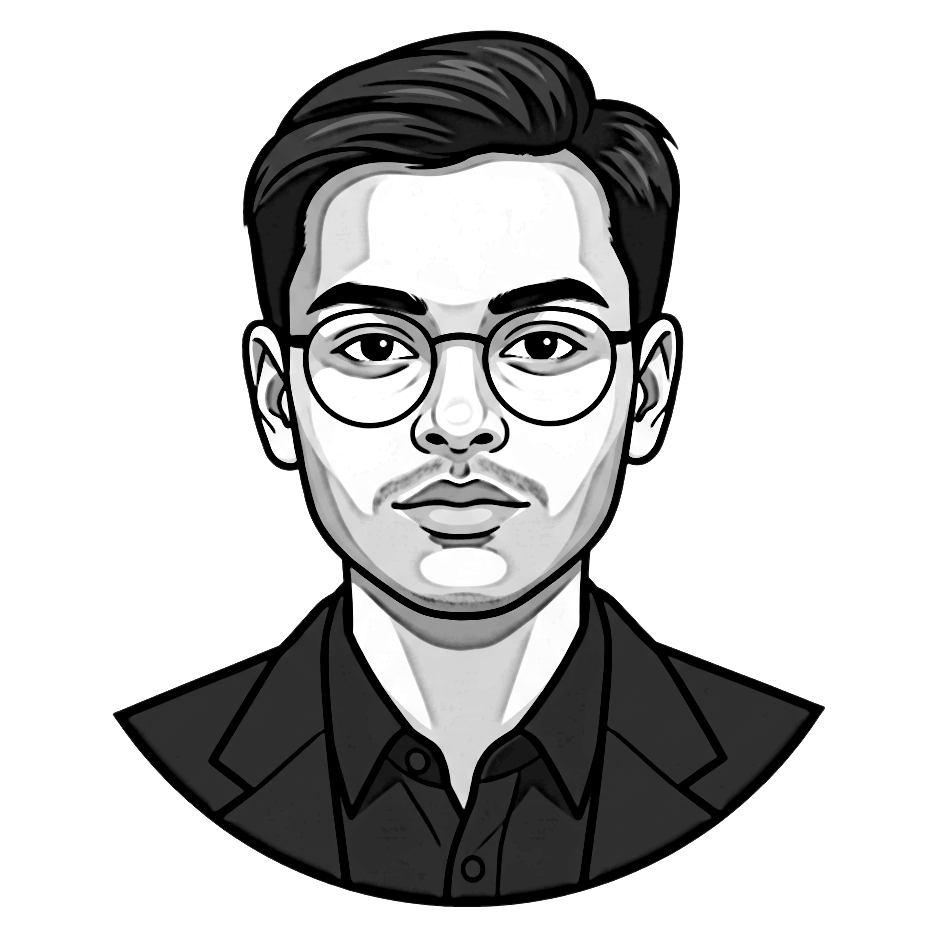
#> input picture source-prepped.png, 937 x 937 px
$ python make_ascii_svg.py
#> lines starting #> are read from the running program, lines starting #| are printed output that depends on the picture
"""
Convert source-prepped.png into a clean, monochrome ASCII-art SVG that "types"
itself in like a terminal, then holds.

Run:
    python scripts/make_ascii_svg.py [input.png] [output.svg]
"""
import html
import os
import sys

from PIL import Image, ImageEnhance, ImageFilter

HERE = os.path.dirname(os.path.abspath(__file__))
SRC = sys.argv[1] if len(sys.argv) > 1 else os.path.join(HERE, "..", "source-prepped.png")
OUT = sys.argv[2] if len(sys.argv) > 2 else os.path.join(HERE, "..", "manas-ascii.svg")

COLS = int(os.environ.get("COLS", 180))
ART_W_TARGET = 800
CELL_W = ART_W_TARGET / COLS
CELL_H = CELL_W * 15 / 8
ROWS = round(COLS * 8 / 15)
RAMP = " .`:-=+*cs#%@"  # bright(sparse) -> dark(dense); leading space clears bg

CONTRAST = 1.08
BRIGHTNESS = 1.0
GAMMA = 1.18
SHARPEN = False
WHITE_FLOOR = 0.80

PAD = 20
TITLEBAR_H = 30
STATUS_H = 30
ART_W = COLS * CELL_W
ART_H = ROWS * CELL_H
CANVAS_W = ART_W + PAD * 2
CANVAS_H = TITLEBAR_H + ART_H + STATUS_H + PAD

BG = "#0d1117"
BG2 = "#111722"
FRAME = "#30363d"
TITLE_TEXT = "#7d8590"
INK = "#c9d1d9"
CURSOR = "#c9d1d9"

ROW_DUR = 5.8 / ROWS
STAGGER = ROW_DUR


def main():
    im = Image.open(SRC).convert("L")
#> im is the input picture: PIL image 937x937 L; min 0, max 255, mean 195.7
    if SHARPEN:
        im = im.filter(ImageFilter.UnsharpMask(radius=2, percent=140, threshold=2))
    im = ImageEnhance.Brightness(im).enhance(BRIGHTNESS)
    im = ImageEnhance.Contrast(im).enhance(CONTRAST)
    im = im.resize((COLS, ROWS), Image.Resampling.LANCZOS)
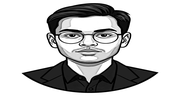
#> im: PIL image 180x96 L; min 0, max 255, mean 193.6
    px = im.load()

    static = bool(os.environ.get("STATIC"))

    rows_txt = []
    for y in range(ROWS):
        chars = []
        for x in range(COLS):
            lum = px[x, y] / 255.0
            lum = pow(lum, GAMMA)
            if lum >= WHITE_FLOOR:
                chars.append(" ")
                continue
            idx = int((1.0 - lum) * (len(RAMP) - 1) + 0.5)
            idx = max(0, min(len(RAMP) - 1, idx))
            chars.append(RAMP[idx])
        rows_txt.append("".join(chars))
#> after the loop, rows_txt = 96 items

    art_top = TITLEBAR_H + PAD * 0.35

    parts = []
    parts.append(
        f'<svg xmlns="http://www.w3.org/2000/svg" width="{CANVAS_W}" height="{CANVAS_H}" '
        f'viewBox="0 0 {CANVAS_W} {CANVAS_H}" font-family="ui-monospace, SFMono-Regular, '
        f'Menlo, Consolas, monospace">'
    )
    parts.append(
        "<defs>"
        f'<linearGradient id="bg" x1="0" y1="0" x2="0" y2="1">'
        f'<stop offset="0" stop-color="{BG2}"/><stop offset="1" stop-color="{BG}"/>'
        "</linearGradient></defs>"
    )

    parts.append(f'<rect width="{CANVAS_W}" height="{CANVAS_H}" rx="12" fill="url(#bg)"/>')
    parts.append(
        f'<rect x="0.5" y="0.5" width="{CANVAS_W - 1}" height="{CANVAS_H - 1}" rx="12" '
        f'fill="none" stroke="{FRAME}" stroke-width="1"/>'
    )

    parts.append(f'<line x1="0" y1="{TITLEBAR_H}" x2="{CANVAS_W}" y2="{TITLEBAR_H}" stroke="{FRAME}"/>')
    for i, dotcol in enumerate(["#ff5f56", "#ffbd2e", "#27c93f"]):
        parts.append(f'<circle cx="{PAD + i * 16}" cy="{TITLEBAR_H / 2}" r="5" fill="{dotcol}"/>')
    parts.append(
        f'<text x="{CANVAS_W / 2}" y="{TITLEBAR_H / 2 + 4}" fill="{TITLE_TEXT}" font-size="12" '
        f'text-anchor="middle">manas@github: ~$ ./portrait.sh</text>'
    )

    font_size = CELL_H * 0.86
    for ry, line in enumerate(rows_txt):
        y = art_top + ry * CELL_H + CELL_H * 0.74
        row_y = art_top + ry * CELL_H
        delay = ry * STAGGER
        safe = html.escape(line)
        text = (
            f'<text xml:space="preserve" x="{PAD}" y="{y:.1f}" fill="{INK}" '
            f'font-size="{font_size:.1f}" textLength="{ART_W}" lengthAdjust="spacing">{safe}</text>'
        )

        if static:
            parts.append(text)
            continue

        parts.append(
            f'<clipPath id="r{ry}"><rect x="{PAD}" y="{row_y:.1f}" height="{CELL_H}" width="0">'
            f'<animate attributeName="width" from="0" to="{ART_W}" begin="{delay:.3f}s" '
            f'dur="{ROW_DUR:.2f}s" fill="freeze"/></rect></clipPath>'
        )
        parts.append(f'<g clip-path="url(#r{ry})">{text}</g>')
        parts.append(
            f'<rect y="{row_y + 1:.1f}" width="{CELL_W}" height="{CELL_H - 2}" fill="{CURSOR}" opacity="0">'
            f'<animate attributeName="x" from="{PAD}" to="{PAD + ART_W}" begin="{delay:.3f}s" '
            f'dur="{ROW_DUR:.2f}s" fill="freeze"/>'
            f'<set attributeName="opacity" to="0.85" begin="{delay:.3f}s"/>'
            f'<set attributeName="opacity" to="0" begin="{delay + ROW_DUR:.3f}s"/></rect>'
        )
#> this loop made 96 passes
#> (y, row_y, delay) on passes 1 to 12: (43.17, 37, 0), (51.5, 45.33, 0.0604), (59.83, 53.67, 0.121), (68.17, 62, 0.181), (76.5, 70.33, 0.242), (84.83, 78.67, 0.302), (93.17, 87, 0.362), (101.5, 95.33, 0.423), (109.8, 103.7, 0.483), (118.2, 112, 0.544), (126.5, 120.3, 0.604), (134.8, 128.7, 0.665)
#> after the loop, parts = 297 items

    status_line_y = TITLEBAR_H + ART_H + PAD * 0.35
    status_y = status_line_y + 19
    parts.append(f'<line x1="0" y1="{status_line_y:.1f}" x2="{CANVAS_W}" y2="{status_line_y:.1f}" stroke="{FRAME}"/>')
    parts.append(
        f'<text x="{PAD}" y="{status_y:.1f}" fill="{TITLE_TEXT}" font-size="13">'
        f'manas@github:~$ whoami <tspan fill="{INK}">Manas Gandhi</tspan></text>'
    )
    status_chars = len("manas@github:~$ whoami Manas Gandhi ")
    parts.append(
        f'<rect x="{PAD + status_chars * 13 * 0.6:.1f}" y="{status_y - 12:.1f}" width="8" height="14" fill="{INK}">'
        f'<animate attributeName="opacity" values="1;1;0;0" keyTimes="0;0.5;0.51;1" '
        f'dur="1s" repeatCount="indefinite"/></rect>'
    )

    parts.append("</svg>")
    svg = "".join(parts)
    with open(OUT, "w", encoding="utf-8") as f:
        f.write(svg)
    print("wrote", OUT, len(svg), "bytes;", CANVAS_W, "x", CANVAS_H)
#| wrote scripts/../manas-ascii.svg 80146 bytes; 840.0 x 880.0


if __name__ == "__main__":
    main()

$ run again, with source-photo.png copied over source-prepped.png
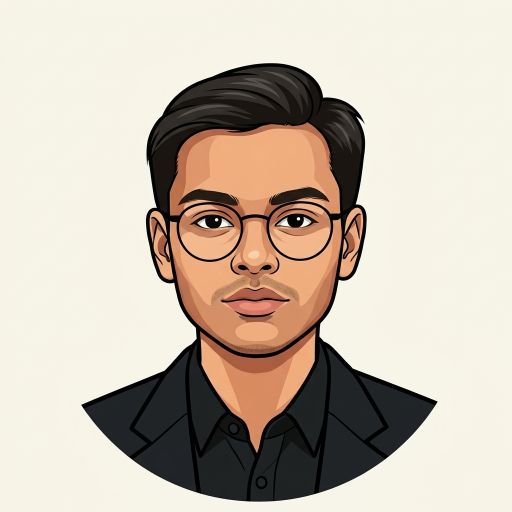
#> input picture source-photo.png, 1024 x 1024 px (shown at 1/2 size)
#> in main, `im = Image.open(SRC).convert("L")`:
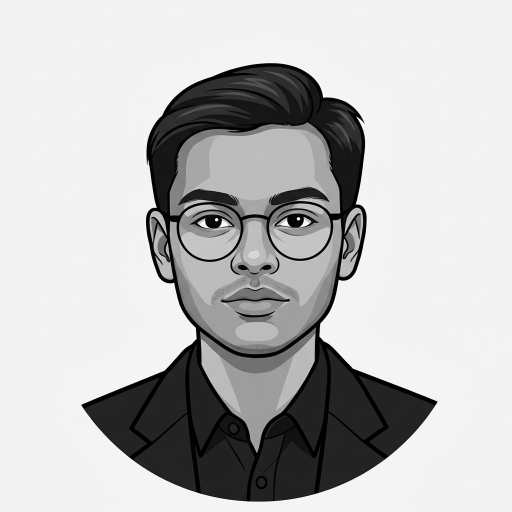
#> im: PIL image 1024x1024 L (shown at 1/2 size); min 0, max 255, mean 189.7
#> in main, `im = im.resize((COLS, ROWS), Image.Resampling.LANCZOS)`:
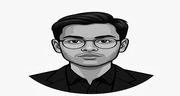
#> im: PIL image 180x96 L; min 0, max 255, mean 189.9
#> after the loop in main, `for y in range(ROWS):`: rows_txt = 96 items
#> the loop in main, `for ry, line in enumerate(rows_txt):` made 96 passes
#> (y, row_y, delay) on passes 1 to 8: (43.17, 37, 0), (51.5, 45.33, 0.0604), (59.83, 53.67, 0.121), (68.17, 62, 0.181), (76.5, 70.33, 0.242), (84.83, 78.67, 0.302), (93.17, 87, 0.362), (101.5, 95.33, 0.423)
#> after the loop in main, `for ry, line in enumerate(rows_txt):`: parts = 297 items
#| wrote scripts/../manas-ascii.svg 80146 bytes; 840.0 x 880.0
